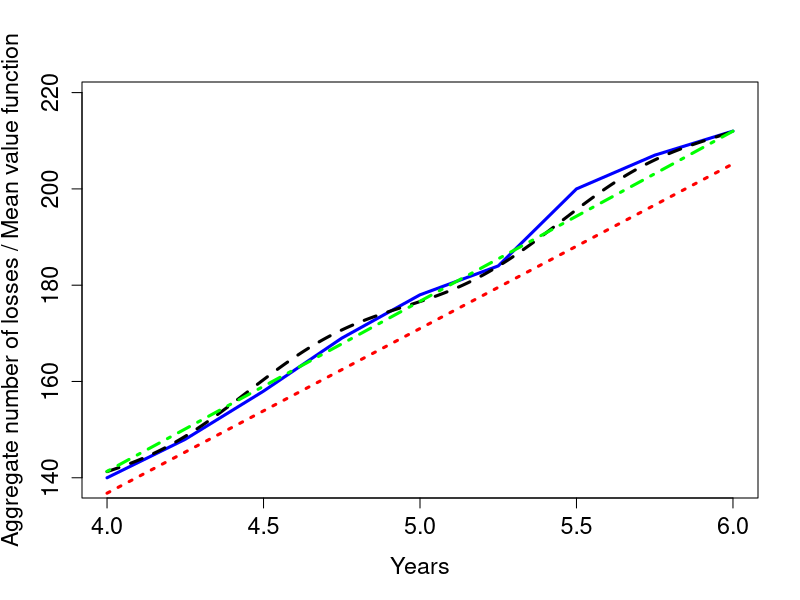

This chart was generated by the following R code:
# ------------------------------------------------------------------------------
# Book:         STF
# ------------------------------------------------------------------------------
# Quantlet:     STFcat03
# ------------------------------------------------------------------------------
# Description:  STFcat03 produces the plot of the aggregate quarterly number of 
#               losses for the PCS data together with different mean value 
#               functions.
# ------------------------------------------------------------------------------
# Usage:        -
# ------------------------------------------------------------------------------
# Inputs:       None    
# ------------------------------------------------------------------------------
# Output:       Plot of the aggregate quarterly number of losses for the PCS 
#               data together with different mean value functions.
# ------------------------------------------------------------------------------
# Example:      -
# ------------------------------------------------------------------------------
# Author:       Zografia Anastasiadou 20111006
# ------------------------------------------------------------------------------

rm(list=ls(all=TRUE))
# setwd("C:/...")

m<-read.table("ncl.dat")

lambdaHPP<-34.2
lambdaNHPP1<-c(35.32,2.32*2*pi,-0.2)
lambdaNHPP2<-c(35.22,0.224,-0.16)

A<-4
B<-6
Delta<-0.01

n <- table(m[,5])
n <- as.data.frame(n)$Freq
t <- (1:length(n))/4
tn <- cbind(t,n)
ncum <- cumsum(n)
tncum <- cbind(t,ncum)

t <- seq(A,B,Delta)

HP <- lambdaHPP*t
NHP1 <- lambdaNHPP1[1]*t-lambdaNHPP1[2]/(2*pi)*cos(2*pi*(t+lambdaNHPP1[3]))+lambdaNHPP1[2]/(2*pi)*cos(2*pi*lambdaNHPP1[3])
NHP2 <- lambdaNHPP2[1]*t+lambdaNHPP2[2]*(0.5*t-1/(8*pi)*sin(4*pi*(t+lambdaNHPP2[3]))+1/(8*pi)*sin(4*pi*lambdaNHPP2[3]))

plot(tncum[16:24,],type="l",col="blue",lwd=3,xlim=c(4,6),ylim=c(139,219),xlab="Years",ylab="Aggregate number of losses / Mean value function",cex.lab=1.4,cex.axis=1.4)
lines(t,HP,col="red",lwd=3,lty=3)
lines(t,NHP1,col="black",lwd=3,lty=2)
lines(t,NHP2,col="green",lwd=3,lty=4)